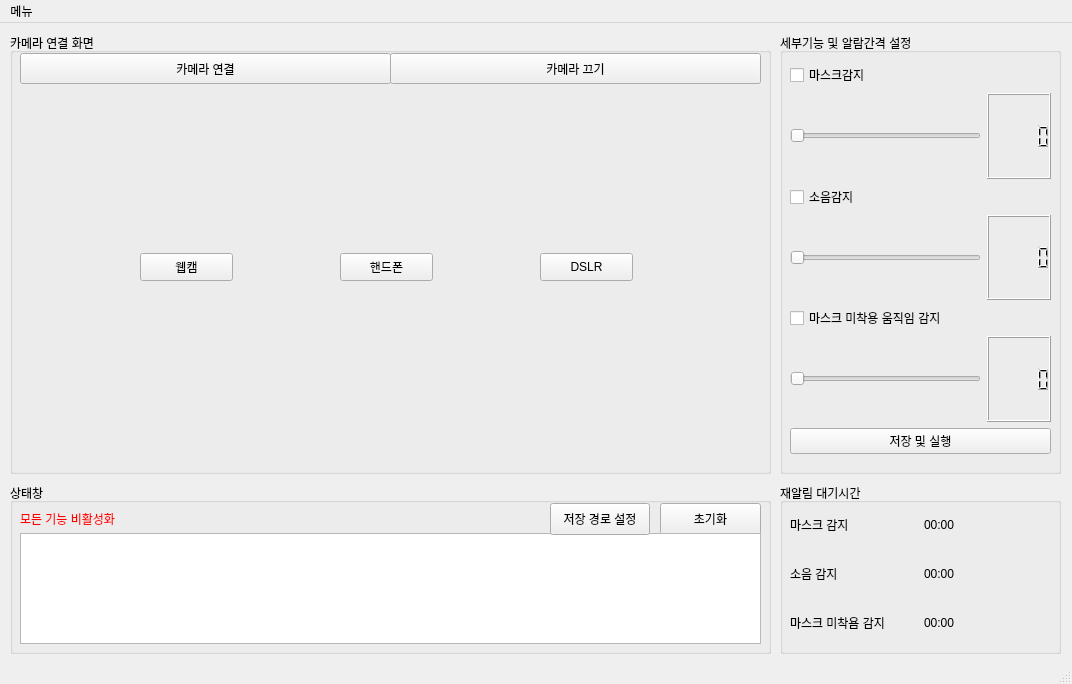
<?xml version="1.0" encoding="UTF-8"?>
<ui version="4.0">
 <class>MainWindow</class>
 <widget class="QMainWindow" name="MainWindow">
  <property name="geometry">
   <rect>
    <x>0</x>
    <y>0</y>
    <width>1072</width>
    <height>684</height>
   </rect>
  </property>
  <property name="windowTitle">
   <string>test</string>
  </property>
  <widget class="QWidget" name="centralwidget">
   <widget class="QGroupBox" name="camera_line">
    <property name="geometry">
     <rect>
      <x>10</x>
      <y>10</y>
      <width>761</width>
      <height>441</height>
     </rect>
    </property>
    <property name="title">
     <string>카메라 연결 화면</string>
    </property>
    <widget class="QPushButton" name="camera_on">
     <property name="geometry">
      <rect>
       <x>10</x>
       <y>20</y>
       <width>371</width>
       <height>31</height>
      </rect>
     </property>
     <property name="text">
      <string>카메라 연결</string>
     </property>
    </widget>
    <widget class="QPushButton" name="camera_off">
     <property name="geometry">
      <rect>
       <x>380</x>
       <y>20</y>
       <width>371</width>
       <height>31</height>
      </rect>
     </property>
     <property name="text">
      <string>카메라 끄기</string>
     </property>
    </widget>
    <widget class="QWidget" name="camera" native="true">
     <property name="geometry">
      <rect>
       <x>10</x>
       <y>50</y>
       <width>741</width>
       <height>381</height>
      </rect>
     </property>
     <widget class="QPushButton" name="webcam">
      <property name="geometry">
       <rect>
        <x>120</x>
        <y>170</y>
        <width>93</width>
        <height>28</height>
       </rect>
      </property>
      <property name="text">
       <string>웹캠</string>
      </property>
     </widget>
     <widget class="QPushButton" name="phone">
      <property name="geometry">
       <rect>
        <x>320</x>
        <y>170</y>
        <width>93</width>
        <height>28</height>
       </rect>
      </property>
      <property name="text">
       <string>핸드폰</string>
      </property>
     </widget>
     <widget class="QPushButton" name="DSLR">
      <property name="geometry">
       <rect>
        <x>520</x>
        <y>170</y>
        <width>93</width>
        <height>28</height>
       </rect>
      </property>
      <property name="text">
       <string>DSLR</string>
      </property>
     </widget>
    </widget>
   </widget>
   <widget class="QGroupBox" name="waiting_line">
    <property name="geometry">
     <rect>
      <x>780</x>
      <y>460</y>
      <width>281</width>
      <height>171</height>
     </rect>
    </property>
    <property name="title">
     <string>재알림 대기시간</string>
    </property>
    <widget class="QWidget" name="verticalLayoutWidget_2">
     <property name="geometry">
      <rect>
       <x>10</x>
       <y>20</y>
       <width>261</width>
       <height>141</height>
      </rect>
     </property>
     <layout class="QVBoxLayout" name="waiting_vbox">
      <item>
       <layout class="QHBoxLayout" name="horizontalLayout_5">
        <item>
         <widget class="QLabel" name="mask_waiting">
          <property name="text">
           <string>마스크 감지</string>
          </property>
         </widget>
        </item>
        <item>
         <widget class="QLabel" name="mask_time">
          <property name="text">
           <string>00:00</string>
          </property>
         </widget>
        </item>
       </layout>
      </item>
      <item>
       <layout class="QHBoxLayout" name="horizontalLayout_6">
        <item>
         <widget class="QLabel" name="decibel_waiting">
          <property name="text">
           <string>소음 감지</string>
          </property>
         </widget>
        </item>
        <item>
         <widget class="QLabel" name="decibel_time">
          <property name="text">
           <string>00:00</string>
          </property>
         </widget>
        </item>
       </layout>
      </item>
      <item>
       <layout class="QHBoxLayout" name="horizontalLayout_4">
        <item>
         <widget class="QLabel" name="movement_waiting">
          <property name="text">
           <string>마스크 미착욤 감지</string>
          </property>
         </widget>
        </item>
        <item>
         <widget class="QLabel" name="movement_time">
          <property name="text">
           <string>00:00</string>
          </property>
         </widget>
        </item>
       </layout>
      </item>
     </layout>
    </widget>
   </widget>
   <widget class="QGroupBox" name="state_line">
    <property name="geometry">
     <rect>
      <x>10</x>
      <y>460</y>
      <width>761</width>
      <height>171</height>
     </rect>
    </property>
    <property name="title">
     <string>상태창</string>
    </property>
    <widget class="QPushButton" name="state_reset_Button">
     <property name="geometry">
      <rect>
       <x>650</x>
       <y>20</y>
       <width>101</width>
       <height>32</height>
      </rect>
     </property>
     <property name="text">
      <string>초기화</string>
     </property>
    </widget>
    <widget class="QPlainTextEdit" name="state_plainTextEdit">
     <property name="geometry">
      <rect>
       <x>10</x>
       <y>50</y>
       <width>741</width>
       <height>111</height>
      </rect>
     </property>
     <property name="readOnly">
      <bool>true</bool>
     </property>
    </widget>
    <widget class="QPushButton" name="state_path_Button">
     <property name="geometry">
      <rect>
       <x>540</x>
       <y>20</y>
       <width>100</width>
       <height>32</height>
      </rect>
     </property>
     <property name="text">
      <string>저장 경로 설정</string>
     </property>
    </widget>
    <widget class="QLabel" name="state_function_Label">
     <property name="geometry">
      <rect>
       <x>10</x>
       <y>20</y>
       <width>521</width>
       <height>32</height>
      </rect>
     </property>
     <property name="styleSheet">
      <string notr="true">color : rgb(255, 0, 0)</string>
     </property>
     <property name="text">
      <string>모든 기능 비활성화</string>
     </property>
    </widget>
   </widget>
   <widget class="QGroupBox" name="function_line">
    <property name="geometry">
     <rect>
      <x>780</x>
      <y>10</y>
      <width>281</width>
      <height>441</height>
     </rect>
    </property>
    <property name="title">
     <string>세부기능 및 알람간격 설정</string>
    </property>
    <widget class="QWidget" name="verticalLayoutWidget">
     <property name="geometry">
      <rect>
       <x>10</x>
       <y>30</y>
       <width>261</width>
       <height>391</height>
      </rect>
     </property>
     <layout class="QVBoxLayout" name="function_vbox">
      <item>
       <widget class="QCheckBox" name="mask_detect">
        <property name="text">
         <string>마스크감지</string>
        </property>
       </widget>
      </item>
      <item>
       <layout class="QHBoxLayout" name="mask_hbox">
        <item>
         <widget class="QSlider" name="mask_slider">
          <property name="minimum">
           <number>0</number>
          </property>
          <property name="maximum">
           <number>50</number>
          </property>
          <property name="orientation">
           <enum>Qt::Horizontal</enum>
          </property>
         </widget>
        </item>
        <item>
         <widget class="QLCDNumber" name="mask_lcd"/>
        </item>
       </layout>
      </item>
      <item>
       <widget class="QCheckBox" name="decibel_detect">
        <property name="text">
         <string>소음감지</string>
        </property>
       </widget>
      </item>
      <item>
       <layout class="QHBoxLayout" name="decibel_hbox">
        <item>
         <widget class="QSlider" name="decibel_slider">
          <property name="minimum">
           <number>0</number>
          </property>
          <property name="maximum">
           <number>50</number>
          </property>
          <property name="orientation">
           <enum>Qt::Horizontal</enum>
          </property>
         </widget>
        </item>
        <item>
         <widget class="QLCDNumber" name="decibel_lcd"/>
        </item>
       </layout>
      </item>
      <item>
       <widget class="QCheckBox" name="movement_detect">
        <property name="text">
         <string>마스크 미착용 움직임 감지</string>
        </property>
       </widget>
      </item>
      <item>
       <layout class="QHBoxLayout" name="movement_hbox">
        <item>
         <widget class="QSlider" name="movement_slider">
          <property name="minimum">
           <number>0</number>
          </property>
          <property name="maximum">
           <number>50</number>
          </property>
          <property name="orientation">
           <enum>Qt::Horizontal</enum>
          </property>
         </widget>
        </item>
        <item>
         <widget class="QLCDNumber" name="movement_lcd"/>
        </item>
       </layout>
      </item>
      <item>
       <widget class="QPushButton" name="save_run_button">
        <property name="text">
         <string>저장 및 실행</string>
        </property>
       </widget>
      </item>
     </layout>
    </widget>
   </widget>
  </widget>
  <widget class="QStatusBar" name="statusbar"/>
  <widget class="QMenuBar" name="menubar">
   <property name="geometry">
    <rect>
     <x>0</x>
     <y>0</y>
     <width>1072</width>
     <height>24</height>
    </rect>
   </property>
   <widget class="QMenu" name="menumenu">
    <property name="title">
     <string>메뉴</string>
    </property>
    <addaction name="actionsavew"/>
   </widget>
   <addaction name="menumenu"/>
  </widget>
  <action name="actionsavew">
   <property name="text">
    <string>test</string>
   </property>
   <property name="iconText">
    <string>test</string>
   </property>
  </action>
 </widget>
 <resources/>
 <connections/>
</ui>
